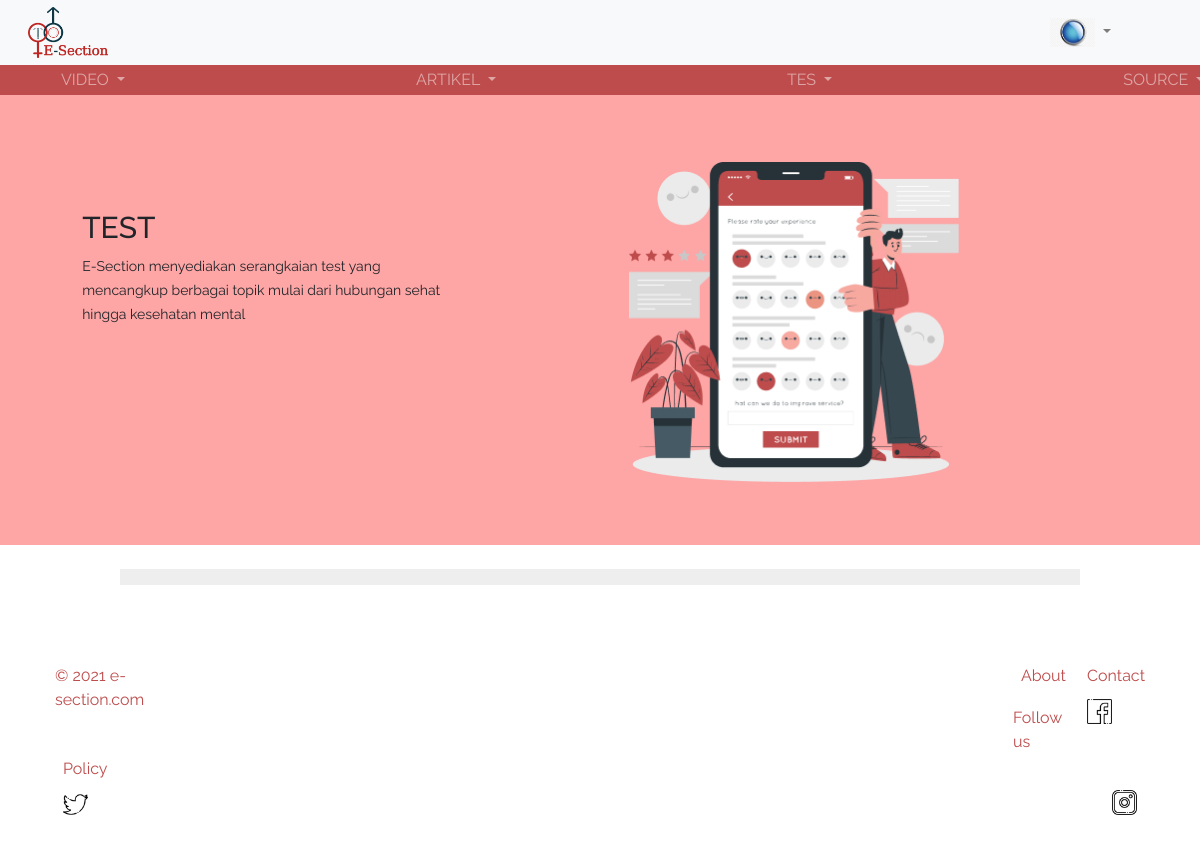
/public/C_User/list_test/3 (signed in), run on an earlier commit of the app's database.
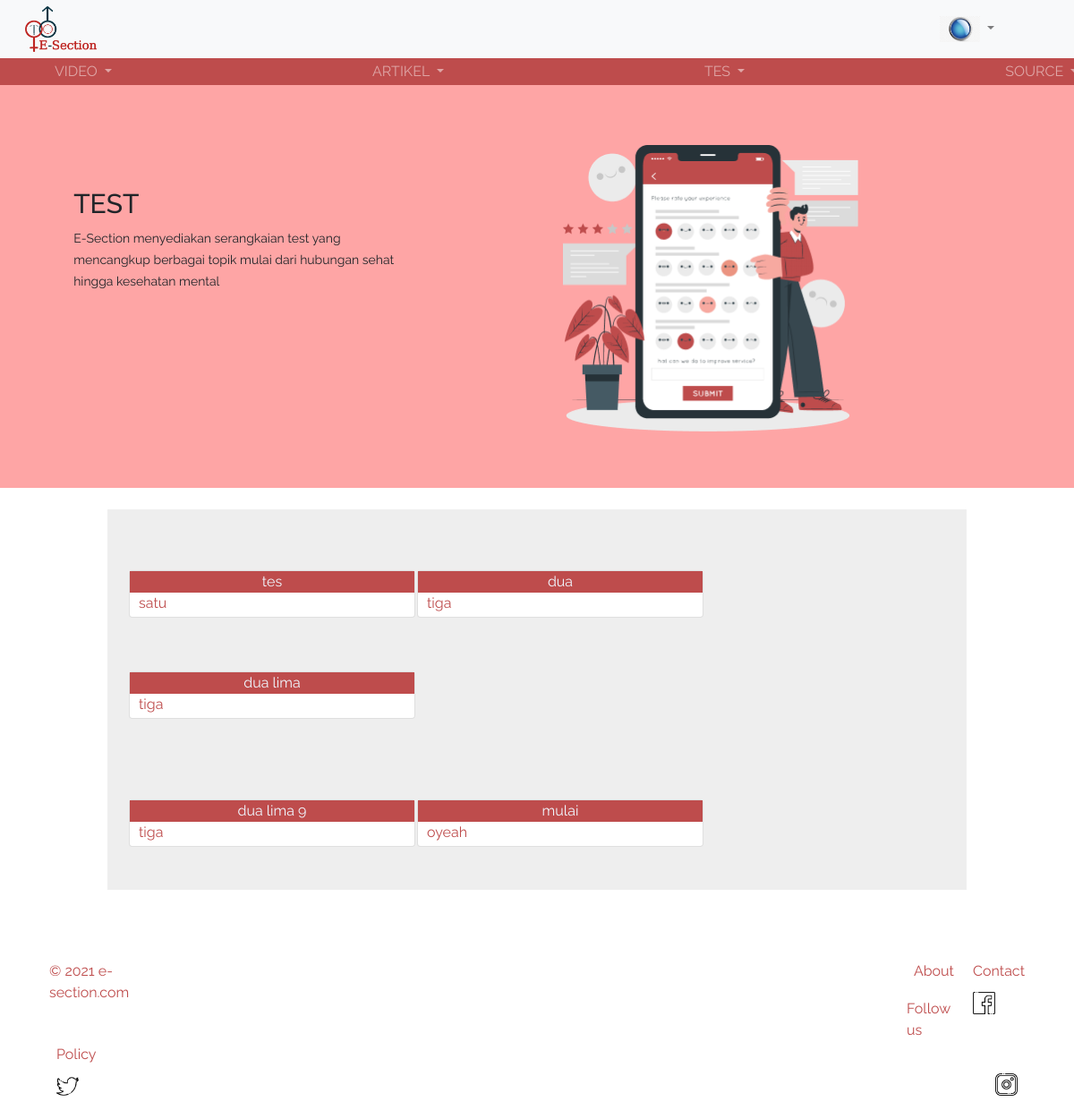
And on a later commit of the database.
### tables this page shows
CREATE TABLE `judul_soal` (
  `id_judul` int(11) NOT NULL,
  `id_role` int(3) NOT NULL,
  `judul` varchar(50) NOT NULL,
  `deskripsi` text NOT NULL
);

### app/core/Controller.php (called while the page is built, shortened)
<?php
class Controller {
	public function view ($nama_view, $data = [])
	{
		require_once '../app/views/' . $nama_view . '.php';
	}
}

### app/controllers/C_User.php (called while the page is built, shortened)
<?php
class C_User extends Controller{
    public function list_test($id){
		$data['id_role']=$id;
		$data['jum']= $this->model("M_User")->count_test($id);
		$ket = $this->model("M_User")->get_judul_byRole($data['id_role']);
		$data['isi'] = $ket;
		$this->view('admin/menu_test', $data);
	}
}
?>

### app/core/App.php (called while the page is built, shortened)
<?php
class App {
	protected $method = "index";
	protected $params = [];
	public function __construct()
	{
		$url = $this->parseURL();
		if ( file_exists('../app/controllers/' . $url[0] . '.php')) {
			unset($url[0]);
		}
		$this->controller = new $this->controller;
		if ( isset($url[1])) {
			if (method_exists($this->controller, $url[1])) {
				$this->method = $url[1];
				unset($url[1]);
			}
		}
		if ( !empty($url)) {
			$this->params = array_values($url);
		}
		call_user_func_array([$this->controller, $this->method], $this->params);
	}
	public function parseURL() {
		if (isset($_GET['url'])) {
			$url = rtrim($_GET['url'], '/');
			$url = filter_var($url, FILTER_SANITIZE_URL);
			$url = explode('/', $url);
			return $url;
		}
		else {
			$url = array("C_Auth","index");
			return $url;
		}
	}
}

### public/index.php (called while the page is built, shortened)
<?php
$app = new App;

### app/core/Database.php (called while the page is built, shortened)
<?php
class Database {
	private $host = DB_HOST;
	private $user = DB_USER;
	private $pass = DB_PASS;
	private $db_name = DB_NAME;
	private $koneksi;
	public function __construct(){
		$this->koneksi = mysqli_connect($this->host, $this->user, $this->pass, $this->db_name);
	}
	public function exec ($query){
		$this->data = mysqli_query($this->koneksi,$query);
		return $this->data;
	}
}

### app/models/M_User.php (called while the page is built, shortened)
<?php
class M_User{
	private $koneksi;
	public function __construct(){
		$this->koneksi = new Database;
	}
	public function get_judul_byRole($data){
		$que = "SELECT * FROM judul_soal WHERE id_role='$data'";
		$hasil = $this->koneksi->exec($que);
		return $hasil;
	}
}
?>

### app/views/admin/menu_test.php (the view, shortened to what this page needs)
<body style="font-family: 'Raleway', sans-serif;">
    <div class="d-flex p-2" style="height: 450px;	background-color: #FEA5A5; margin: 0px; align-items: left;">
        <div class="container" style="margin-top: 9%; margin-left: 5%; height: 300px; width: 400px; float: left;">
            <h1 style="text-align: left; font-size: 30px;">TEST
            </h1>
            <p1 style="font-size: 14px; align-items: left;">
                E-Section menyediakan serangkaian test yang
                mencangkup berbagai topik mulai dari hubungan
                sehat hingga kesehatan mental
            </p1>
        </div>
        <div class="container" style="margin-top: 5%;margin-right: 15%; height: 300px; width: 400px; float: right;">
            <img src="<?=BASEURL?>/img/A4.png" style="width: auto; height: 320px;">
        </div>
    </div>
    <br>
    <div class="d-flex p-2"
        style="background-color: #EEEEEE; align-items: left; margin-left: 10%; margin-right:  10%; margin-bottom: 5%;">
        <div class="container">
        <?php $num = $data['jum'];
                $i = 1;
                foreach($data['isi'] as $row): ?>
                    <?php if($i%3 == 1):?>
                        <div class="row">
                            <div class="card" style="width: 20rem; margin: 30px 1px 30px 1px;">
                                <a href="<?= BASEURL?>/C_User/mengtes/<?= $row['judul']?>/<?= $row['id_judul']?>" style="background-color: #BE4C4C; color: aliceblue; text-align: center;">
                                    <?= $row['judul']?>
                                </a>
                                <p2 class="isi">
                                    <?= $row['deskripsi']?>
                                </p2>
                            </div>
                    <?php elseif($i%3==2):?>
                            <div class="card" style="width: 20rem; margin: 30px 1px 30px 1px;">
                                <a href="<?= BASEURL?>/C_User/mengtes/<?= $row['id_judul']?>" style="background-color: #BE4C4C; color: aliceblue; text-align: center;">
                                    <?= $row['judul']?>
                                </a>
                                <p2 class="isi">
                                    <?= $row['deskripsi']?>
                                </p2>
                            </div>
                        <?php if($i==$num):?>
                                </div>
                        <?php endif;?>
                    <?php elseif($i%3==0 || $i==$num):?>
                            <div class="card" style="width: 20rem; margin: 30px 1px 30px 1px;">
                                <a href="<?= BASEURL?>/C_User/mengtes/<?= $row['id_judul']?>" style="background-color: #BE4C4C; color: aliceblue; text-align: center;">
                                    <?= $row['judul']?>
                                </a>
                                <p2 class="isi">
                                    <?= $row['deskripsi']?>
                                </p2>
                            </div>
                        </div>
                    <?php endif;?>
                <?php $i+=1;
                    endforeach;?>
        </div>
    </div>
</body>
</html>

What changed in the data, as far as the page shows it:
added judul_soal: judul "tes", deskripsi "satu"
added judul_soal: judul "dua", deskripsi "tiga"
added judul_soal: judul "dua lima", deskripsi "tiga"
added judul_soal: judul "dua lima 9", deskripsi "tiga"
added judul_soal: judul "mulai", deskripsi "oyeah"
